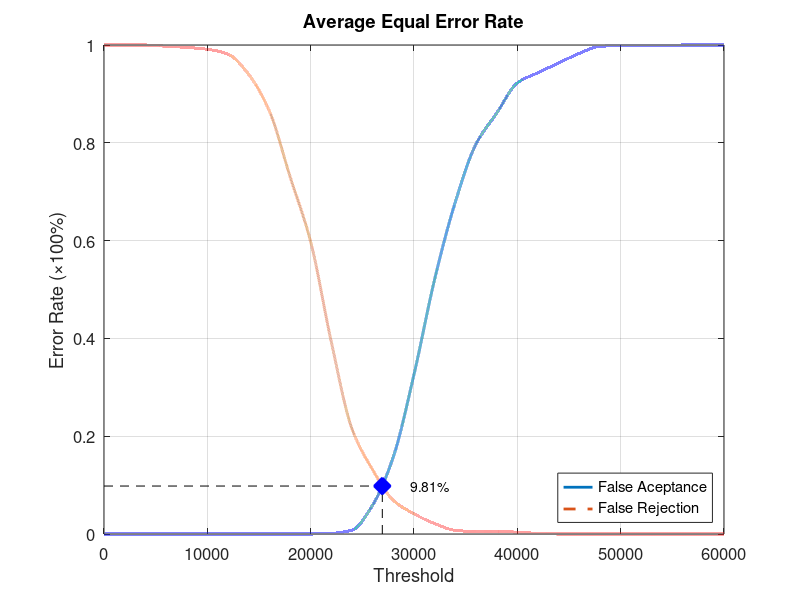
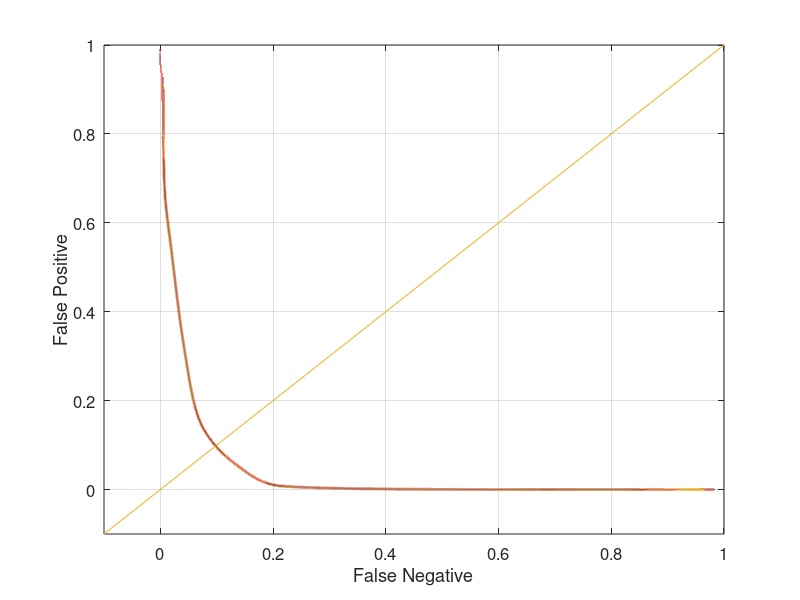

MATLAB code for these plots, in order:
function yEER = Experiment2Average
close all;
clear;
clc;
x = 0:2000:60000;
xq = 0:0.5:60000;

y0 = [0 0 0 0 0 0 0 0 0 0 0 0.00131579 0.00789474 0.0592105 0.157895 0.326316 0.521053 0.678947 0.797368 0.860526 0.922368 0.943421 0.963158 0.982895 0.997368 0.998684 0.998684 0.998684 1 1 1];
yy0 = interp1(x, y0, xq, 'pchip');
y1 = [1 1 1 0.9975 0.995 0.99125 0.98125 0.94 0.865 0.73125 0.5975 0.3925 0.215 0.13125 0.06875 0.04125 0.02125 0.0075 0.005 0.005 0.00375 0.00125 0 0 0 0 0 0 0 0 0];
yy1 = interp1(x, y1, xq, 'pchip');

% Calculating EER: 
y2 = abs(y0 - y1);
find(y2 == min(y2))
yy2 = abs(yy0 - yy1);
xEER = find(yy2 == min(yy2));
xEERIndex = xq(xEER) % X-axis EER
yEER = yy0(xEER) % Y-axis EER

main = figure
plot(xq, yy0,'-','LineWidth', 2);	hold on
plot(xq, yy1,'--','LineWidth', 2);	hold on
plot([xEERIndex xEERIndex], [0 yEER], 'k--');	hold on
plot([0 xEERIndex], [yEER yEER], 'k--');	hold on
plot(xEERIndex, yEER, 'bx', 'LineWidth', 10);	hold on
text(xEERIndex + 10 * xEERIndex / 100, yEER, [num2str(round((10000 * yEER)) / 100) '%'])
legend('False Aceptance', 'False Rejection', 'Location', 'SouthEast')
xlabel('Threshold')
ylabel('Error Rate (\times100%)')
title('Average Equal Error Rate')
set(gca, 'FontSize', 12)
axis([0 60000 0 1])
grid on

print(main, 'Experiment2AverageMain', '-dpng');
FNRxFPR = figure('Color', [1 1 1]);
plot(yy1, yy0, '-', yy1, yy0, 'LineWidth', 2);
hold on
y = -0.1:0.1:1
plot(y, y); 
set(gca, 'FontSize', 12)
xlabel('False Negative')
ylabel('False Positive')
axis([-0.1 1 -0.1 1])
set(gca, 'FontSize', 12)
grid on

print(FNRxFPR, 'Experiment2AverageFNRxFPR','-dpng');
end
